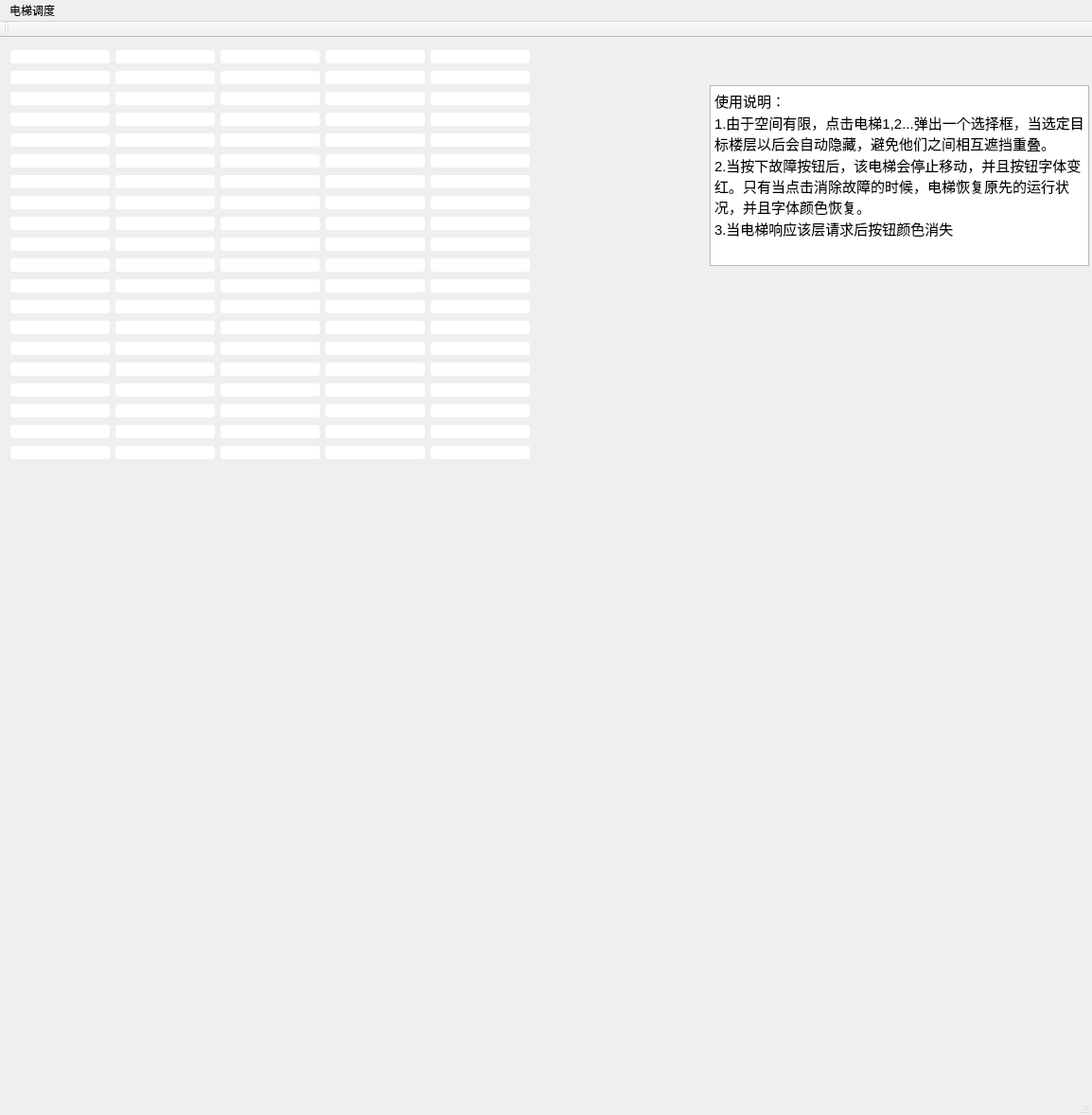
<?xml version="1.0" encoding="UTF-8"?>
<ui version="4.0">
 <class>MainWindow</class>
 <widget class="QMainWindow" name="MainWindow">
  <property name="geometry">
   <rect>
    <x>0</x>
    <y>0</y>
    <width>1154</width>
    <height>1178</height>
   </rect>
  </property>
  <property name="windowTitle">
   <string>MainWindow</string>
  </property>
  <widget class="QWidget" name="centralWidget">
   <widget class="QWidget" name="layoutWidget">
    <property name="geometry">
     <rect>
      <x>0</x>
      <y>0</y>
      <width>571</width>
      <height>461</height>
     </rect>
    </property>
    <layout class="QGridLayout" name="StairCase">
     <item row="0" column="0">
      <widget class="QPushButton" name="StairCase_17">
       <property name="styleSheet">
        <string notr="true">QPushButton { background-color: rgb(255, 255, 255); border-radius: 3px; color: rgb(255, 255, 255); } QPushButton:hover { background-color: rgb(245, 69, 234); }</string>
       </property>
       <property name="text">
        <string/>
       </property>
      </widget>
     </item>
     <item row="0" column="1">
      <widget class="QPushButton" name="StairCase_31">
       <property name="styleSheet">
        <string notr="true">QPushButton { background-color: rgb(255, 255, 255); border-radius: 3px; color: rgb(255, 255, 255); } QPushButton:hover { background-color: rgb(245, 69, 234); }</string>
       </property>
       <property name="text">
        <string/>
       </property>
      </widget>
     </item>
     <item row="0" column="2">
      <widget class="QPushButton" name="StairCase_51">
       <property name="styleSheet">
        <string notr="true">QPushButton { background-color: rgb(255, 255, 255); border-radius: 3px; color: rgb(255, 255, 255); } QPushButton:hover { background-color: rgb(245, 69, 234); }</string>
       </property>
       <property name="text">
        <string/>
       </property>
      </widget>
     </item>
     <item row="0" column="3">
      <widget class="QPushButton" name="StairCase_71">
       <property name="styleSheet">
        <string notr="true">QPushButton { background-color: rgb(255, 255, 255); border-radius: 3px; color: rgb(255, 255, 255); } QPushButton:hover { background-color: rgb(245, 69, 234); }</string>
       </property>
       <property name="text">
        <string/>
       </property>
      </widget>
     </item>
     <item row="0" column="4">
      <widget class="QPushButton" name="StairCase_91">
       <property name="styleSheet">
        <string notr="true">QPushButton { background-color: rgb(255, 255, 255); border-radius: 3px; color: rgb(255, 255, 255); } QPushButton:hover { background-color: rgb(245, 69, 234); }</string>
       </property>
       <property name="text">
        <string/>
       </property>
      </widget>
     </item>
     <item row="1" column="0">
      <widget class="QPushButton" name="StairCase_19">
       <property name="styleSheet">
        <string notr="true">QPushButton { background-color: rgb(255, 255, 255); border-radius: 3px; color: rgb(255, 255, 255); } QPushButton:hover { background-color: rgb(245, 69, 234); }</string>
       </property>
       <property name="text">
        <string/>
       </property>
      </widget>
     </item>
     <item row="1" column="1">
      <widget class="QPushButton" name="StairCase_40">
       <property name="styleSheet">
        <string notr="true">QPushButton { background-color: rgb(255, 255, 255); border-radius: 3px; color: rgb(255, 255, 255); } QPushButton:hover { background-color: rgb(245, 69, 234); }</string>
       </property>
       <property name="text">
        <string/>
       </property>
      </widget>
     </item>
     <item row="1" column="2">
      <widget class="QPushButton" name="StairCase_60">
       <property name="styleSheet">
        <string notr="true">QPushButton { background-color: rgb(255, 255, 255); border-radius: 3px; color: rgb(255, 255, 255); } QPushButton:hover { background-color: rgb(245, 69, 234); }</string>
       </property>
       <property name="text">
        <string/>
       </property>
      </widget>
     </item>
     <item row="1" column="3">
      <widget class="QPushButton" name="StairCase_80">
       <property name="styleSheet">
        <string notr="true">QPushButton { background-color: rgb(255, 255, 255); border-radius: 3px; color: rgb(255, 255, 255); } QPushButton:hover { background-color: rgb(245, 69, 234); }</string>
       </property>
       <property name="text">
        <string/>
       </property>
      </widget>
     </item>
     <item row="1" column="4">
      <widget class="QPushButton" name="StairCase_100">
       <property name="styleSheet">
        <string notr="true">QPushButton { background-color: rgb(255, 255, 255); border-radius: 3px; color: rgb(255, 255, 255); } QPushButton:hover { background-color: rgb(245, 69, 234); }</string>
       </property>
       <property name="text">
        <string/>
       </property>
      </widget>
     </item>
     <item row="2" column="0">
      <widget class="QPushButton" name="StairCase_18">
       <property name="styleSheet">
        <string notr="true">QPushButton { background-color: rgb(255, 255, 255); border-radius: 3px; color: rgb(255, 255, 255); } QPushButton:hover { background-color: rgb(245, 69, 234); }</string>
       </property>
       <property name="text">
        <string/>
       </property>
      </widget>
     </item>
     <item row="2" column="1">
      <widget class="QPushButton" name="StairCase_29">
       <property name="styleSheet">
        <string notr="true">QPushButton { background-color: rgb(255, 255, 255); border-radius: 3px; color: rgb(255, 255, 255); } QPushButton:hover { background-color: rgb(245, 69, 234); }</string>
       </property>
       <property name="text">
        <string/>
       </property>
      </widget>
     </item>
     <item row="2" column="2">
      <widget class="QPushButton" name="StairCase_49">
       <property name="styleSheet">
        <string notr="true">QPushButton { background-color: rgb(255, 255, 255); border-radius: 3px; color: rgb(255, 255, 255); } QPushButton:hover { background-color: rgb(245, 69, 234); }</string>
       </property>
       <property name="text">
        <string/>
       </property>
      </widget>
     </item>
     <item row="2" column="3">
      <widget class="QPushButton" name="StairCase_69">
       <property name="styleSheet">
        <string notr="true">QPushButton { background-color: rgb(255, 255, 255); border-radius: 3px; color: rgb(255, 255, 255); } QPushButton:hover { background-color: rgb(245, 69, 234); }</string>
       </property>
       <property name="text">
        <string/>
       </property>
      </widget>
     </item>
     <item row="2" column="4">
      <widget class="QPushButton" name="StairCase_89">
       <property name="styleSheet">
        <string notr="true">QPushButton { background-color: rgb(255, 255, 255); border-radius: 3px; color: rgb(255, 255, 255); } QPushButton:hover { background-color: rgb(245, 69, 234); }</string>
       </property>
       <property name="text">
        <string/>
       </property>
      </widget>
     </item>
     <item row="3" column="0">
      <widget class="QPushButton" name="StairCase_20">
       <property name="styleSheet">
        <string notr="true">QPushButton { background-color: rgb(255, 255, 255); border-radius: 3px; color: rgb(255, 255, 255); } QPushButton:hover { background-color: rgb(245, 69, 234); }</string>
       </property>
       <property name="text">
        <string/>
       </property>
      </widget>
     </item>
     <item row="3" column="1">
      <widget class="QPushButton" name="StairCase_38">
       <property name="styleSheet">
        <string notr="true">QPushButton { background-color: rgb(255, 255, 255); border-radius: 3px; color: rgb(255, 255, 255); } QPushButton:hover { background-color: rgb(245, 69, 234); }</string>
       </property>
       <property name="text">
        <string/>
       </property>
      </widget>
     </item>
     <item row="3" column="2">
      <widget class="QPushButton" name="StairCase_58">
       <property name="styleSheet">
        <string notr="true">QPushButton { background-color: rgb(255, 255, 255); border-radius: 3px; color: rgb(255, 255, 255); } QPushButton:hover { background-color: rgb(245, 69, 234); }</string>
       </property>
       <property name="text">
        <string/>
       </property>
      </widget>
     </item>
     <item row="3" column="3">
      <widget class="QPushButton" name="StairCase_78">
       <property name="styleSheet">
        <string notr="true">QPushButton { background-color: rgb(255, 255, 255); border-radius: 3px; color: rgb(255, 255, 255); } QPushButton:hover { background-color: rgb(245, 69, 234); }</string>
       </property>
       <property name="text">
        <string/>
       </property>
      </widget>
     </item>
     <item row="3" column="4">
      <widget class="QPushButton" name="StairCase_98">
       <property name="styleSheet">
        <string notr="true">QPushButton { background-color: rgb(255, 255, 255); border-radius: 3px; color: rgb(255, 255, 255); } QPushButton:hover { background-color: rgb(245, 69, 234); }</string>
       </property>
       <property name="text">
        <string/>
       </property>
      </widget>
     </item>
     <item row="4" column="0">
      <widget class="QPushButton" name="StairCase_13">
       <property name="styleSheet">
        <string notr="true">QPushButton { background-color: rgb(255, 255, 255); border-radius: 3px; color: rgb(255, 255, 255); } QPushButton:hover { background-color: rgb(245, 69, 234); }</string>
       </property>
       <property name="text">
        <string/>
       </property>
      </widget>
     </item>
     <item row="4" column="1">
      <widget class="QPushButton" name="StairCase_24">
       <property name="styleSheet">
        <string notr="true">QPushButton { background-color: rgb(255, 255, 255); border-radius: 3px; color: rgb(255, 255, 255); } QPushButton:hover { background-color: rgb(245, 69, 234); }</string>
       </property>
       <property name="text">
        <string/>
       </property>
      </widget>
     </item>
     <item row="4" column="2">
      <widget class="QPushButton" name="StairCase_44">
       <property name="styleSheet">
        <string notr="true">QPushButton { background-color: rgb(255, 255, 255); border-radius: 3px; color: rgb(255, 255, 255); } QPushButton:hover { background-color: rgb(245, 69, 234); }</string>
       </property>
       <property name="text">
        <string/>
       </property>
      </widget>
     </item>
     <item row="4" column="3">
      <widget class="QPushButton" name="StairCase_64">
       <property name="styleSheet">
        <string notr="true">QPushButton { background-color: rgb(255, 255, 255); border-radius: 3px; color: rgb(255, 255, 255); } QPushButton:hover { background-color: rgb(245, 69, 234); }</string>
       </property>
       <property name="text">
        <string/>
       </property>
      </widget>
     </item>
     <item row="4" column="4">
      <widget class="QPushButton" name="StairCase_84">
       <property name="styleSheet">
        <string notr="true">QPushButton { background-color: rgb(255, 255, 255); border-radius: 3px; color: rgb(255, 255, 255); } QPushButton:hover { background-color: rgb(245, 69, 234); }</string>
       </property>
       <property name="text">
        <string/>
       </property>
      </widget>
     </item>
     <item row="5" column="0">
      <widget class="QPushButton" name="StairCase_15">
       <property name="styleSheet">
        <string notr="true">QPushButton { background-color: rgb(255, 255, 255); border-radius: 3px; color: rgb(255, 255, 255); } QPushButton:hover { background-color: rgb(245, 69, 234); }</string>
       </property>
       <property name="text">
        <string/>
       </property>
      </widget>
     </item>
     <item row="5" column="1">
      <widget class="QPushButton" name="StairCase_35">
       <property name="styleSheet">
        <string notr="true">QPushButton { background-color: rgb(255, 255, 255); border-radius: 3px; color: rgb(255, 255, 255); } QPushButton:hover { background-color: rgb(245, 69, 234); }</string>
       </property>
       <property name="text">
        <string/>
       </property>
      </widget>
     </item>
     <item row="5" column="2">
      <widget class="QPushButton" name="StairCase_55">
       <property name="styleSheet">
        <string notr="true">QPushButton { background-color: rgb(255, 255, 255); border-radius: 3px; color: rgb(255, 255, 255); } QPushButton:hover { background-color: rgb(245, 69, 234); }</string>
       </property>
       <property name="text">
        <string/>
       </property>
      </widget>
     </item>
     <item row="5" column="3">
      <widget class="QPushButton" name="StairCase_75">
       <property name="styleSheet">
        <string notr="true">QPushButton { background-color: rgb(255, 255, 255); border-radius: 3px; color: rgb(255, 255, 255); } QPushButton:hover { background-color: rgb(245, 69, 234); }</string>
       </property>
       <property name="text">
        <string/>
       </property>
      </widget>
     </item>
     <item row="5" column="4">
      <widget class="QPushButton" name="StairCase_95">
       <property name="styleSheet">
        <string notr="true">QPushButton { background-color: rgb(255, 255, 255); border-radius: 3px; color: rgb(255, 255, 255); } QPushButton:hover { background-color: rgb(245, 69, 234); }</string>
       </property>
       <property name="text">
        <string/>
       </property>
      </widget>
     </item>
     <item row="6" column="0">
      <widget class="QPushButton" name="StairCase_14">
       <property name="styleSheet">
        <string notr="true">QPushButton { background-color: rgb(255, 255, 255); border-radius: 3px; color: rgb(255, 255, 255); } QPushButton:hover { background-color: rgb(245, 69, 234); }</string>
       </property>
       <property name="text">
        <string/>
       </property>
      </widget>
     </item>
     <item row="6" column="1">
      <widget class="QPushButton" name="StairCase_34">
       <property name="styleSheet">
        <string notr="true">QPushButton { background-color: rgb(255, 255, 255); border-radius: 3px; color: rgb(255, 255, 255); } QPushButton:hover { background-color: rgb(245, 69, 234); }</string>
       </property>
       <property name="text">
        <string/>
       </property>
      </widget>
     </item>
     <item row="6" column="2">
      <widget class="QPushButton" name="StairCase_54">
       <property name="styleSheet">
        <string notr="true">QPushButton { background-color: rgb(255, 255, 255); border-radius: 3px; color: rgb(255, 255, 255); } QPushButton:hover { background-color: rgb(245, 69, 234); }</string>
       </property>
       <property name="text">
        <string/>
       </property>
      </widget>
     </item>
     <item row="6" column="3">
      <widget class="QPushButton" name="StairCase_74">
       <property name="styleSheet">
        <string notr="true">QPushButton { background-color: rgb(255, 255, 255); border-radius: 3px; color: rgb(255, 255, 255); } QPushButton:hover { background-color: rgb(245, 69, 234); }</string>
       </property>
       <property name="text">
        <string/>
       </property>
      </widget>
     </item>
     <item row="6" column="4">
      <widget class="QPushButton" name="StairCase_94">
       <property name="styleSheet">
        <string notr="true">QPushButton { background-color: rgb(255, 255, 255); border-radius: 3px; color: rgb(255, 255, 255); } QPushButton:hover { background-color: rgb(245, 69, 234); }</string>
       </property>
       <property name="text">
        <string/>
       </property>
      </widget>
     </item>
     <item row="7" column="0">
      <widget class="QPushButton" name="StairCase_16">
       <property name="styleSheet">
        <string notr="true">QPushButton { background-color: rgb(255, 255, 255); border-radius: 3px; color: rgb(255, 255, 255); } QPushButton:hover { background-color: rgb(245, 69, 234); }</string>
       </property>
       <property name="text">
        <string/>
       </property>
      </widget>
     </item>
     <item row="7" column="1">
      <widget class="QPushButton" name="StairCase_30">
       <property name="styleSheet">
        <string notr="true">QPushButton { background-color: rgb(255, 255, 255); border-radius: 3px; color: rgb(255, 255, 255); } QPushButton:hover { background-color: rgb(245, 69, 234); }</string>
       </property>
       <property name="text">
        <string/>
       </property>
      </widget>
     </item>
     <item row="7" column="2">
      <widget class="QPushButton" name="StairCase_50">
       <property name="styleSheet">
        <string notr="true">QPushButton { background-color: rgb(255, 255, 255); border-radius: 3px; color: rgb(255, 255, 255); } QPushButton:hover { background-color: rgb(245, 69, 234); }</string>
       </property>
       <property name="text">
        <string/>
       </property>
      </widget>
     </item>
     <item row="7" column="3">
      <widget class="QPushButton" name="StairCase_70">
       <property name="styleSheet">
        <string notr="true">QPushButton { background-color: rgb(255, 255, 255); border-radius: 3px; color: rgb(255, 255, 255); } QPushButton:hover { background-color: rgb(245, 69, 234); }</string>
       </property>
       <property name="text">
        <string/>
       </property>
      </widget>
     </item>
     <item row="7" column="4">
      <widget class="QPushButton" name="StairCase_90">
       <property name="styleSheet">
        <string notr="true">QPushButton { background-color: rgb(255, 255, 255); border-radius: 3px; color: rgb(255, 255, 255); } QPushButton:hover { background-color: rgb(245, 69, 234); }</string>
       </property>
       <property name="text">
        <string/>
       </property>
      </widget>
     </item>
     <item row="8" column="0">
      <widget class="QPushButton" name="StairCase_9">
       <property name="styleSheet">
        <string notr="true">QPushButton { background-color: rgb(255, 255, 255); border-radius: 3px; color: rgb(255, 255, 255); } QPushButton:hover { background-color: rgb(245, 69, 234); }</string>
       </property>
       <property name="text">
        <string/>
       </property>
      </widget>
     </item>
     <item row="8" column="1">
      <widget class="QPushButton" name="StairCase_39">
       <property name="styleSheet">
        <string notr="true">QPushButton { background-color: rgb(255, 255, 255); border-radius: 3px; color: rgb(255, 255, 255); } QPushButton:hover { background-color: rgb(245, 69, 234); }</string>
       </property>
       <property name="text">
        <string/>
       </property>
      </widget>
     </item>
     <item row="8" column="2">
      <widget class="QPushButton" name="StairCase_59">
       <property name="styleSheet">
        <string notr="true">QPushButton { background-color: rgb(255, 255, 255); border-radius: 3px; color: rgb(255, 255, 255); } QPushButton:hover { background-color: rgb(245, 69, 234); }</string>
       </property>
       <property name="text">
        <string/>
       </property>
      </widget>
     </item>
     <item row="8" column="3">
      <widget class="QPushButton" name="StairCase_79">
       <property name="styleSheet">
        <string notr="true">QPushButton { background-color: rgb(255, 255, 255); border-radius: 3px; color: rgb(255, 255, 255); } QPushButton:hover { background-color: rgb(245, 69, 234); }</string>
       </property>
       <property name="text">
        <string/>
       </property>
      </widget>
     </item>
     <item row="8" column="4">
      <widget class="QPushButton" name="StairCase_99">
       <property name="styleSheet">
        <string notr="true">QPushButton { background-color: rgb(255, 255, 255); border-radius: 3px; color: rgb(255, 255, 255); } QPushButton:hover { background-color: rgb(245, 69, 234); }</string>
       </property>
       <property name="text">
        <string/>
       </property>
      </widget>
     </item>
     <item row="9" column="0">
      <widget class="QPushButton" name="StairCase_11">
       <property name="styleSheet">
        <string notr="true">QPushButton { background-color: rgb(255, 255, 255); border-radius: 3px; color: rgb(255, 255, 255); } QPushButton:hover { background-color: rgb(245, 69, 234); }</string>
       </property>
       <property name="text">
        <string/>
       </property>
      </widget>
     </item>
     <item row="9" column="1">
      <widget class="QPushButton" name="StairCase_33">
       <property name="styleSheet">
        <string notr="true">QPushButton { background-color: rgb(255, 255, 255); border-radius: 3px; color: rgb(255, 255, 255); } QPushButton:hover { background-color: rgb(245, 69, 234); }</string>
       </property>
       <property name="text">
        <string/>
       </property>
      </widget>
     </item>
     <item row="9" column="2">
      <widget class="QPushButton" name="StairCase_53">
       <property name="styleSheet">
        <string notr="true">QPushButton { background-color: rgb(255, 255, 255); border-radius: 3px; color: rgb(255, 255, 255); } QPushButton:hover { background-color: rgb(245, 69, 234); }</string>
       </property>
       <property name="text">
        <string/>
       </property>
      </widget>
     </item>
     <item row="9" column="3">
      <widget class="QPushButton" name="StairCase_73">
       <property name="styleSheet">
        <string notr="true">QPushButton { background-color: rgb(255, 255, 255); border-radius: 3px; color: rgb(255, 255, 255); } QPushButton:hover { background-color: rgb(245, 69, 234); }</string>
       </property>
       <property name="text">
        <string/>
       </property>
      </widget>
     </item>
     <item row="9" column="4">
      <widget class="QPushButton" name="StairCase_93">
       <property name="styleSheet">
        <string notr="true">QPushButton { background-color: rgb(255, 255, 255); border-radius: 3px; color: rgb(255, 255, 255); } QPushButton:hover { background-color: rgb(245, 69, 234); }</string>
       </property>
       <property name="text">
        <string/>
       </property>
      </widget>
     </item>
     <item row="10" column="0">
      <widget class="QPushButton" name="StairCase_10">
       <property name="styleSheet">
        <string notr="true">QPushButton { background-color: rgb(255, 255, 255); border-radius: 3px; color: rgb(255, 255, 255); } QPushButton:hover { background-color: rgb(245, 69, 234); }</string>
       </property>
       <property name="text">
        <string/>
       </property>
      </widget>
     </item>
     <item row="10" column="1">
      <widget class="QPushButton" name="StairCase_26">
       <property name="styleSheet">
        <string notr="true">QPushButton { background-color: rgb(255, 255, 255); border-radius: 3px; color: rgb(255, 255, 255); } QPushButton:hover { background-color: rgb(245, 69, 234); }</string>
       </property>
       <property name="text">
        <string/>
       </property>
      </widget>
     </item>
     <item row="10" column="2">
      <widget class="QPushButton" name="StairCase_46">
       <property name="styleSheet">
        <string notr="true">QPushButton { background-color: rgb(255, 255, 255); border-radius: 3px; color: rgb(255, 255, 255); } QPushButton:hover { background-color: rgb(245, 69, 234); }</string>
       </property>
       <property name="text">
        <string/>
       </property>
      </widget>
     </item>
     <item row="10" column="3">
      <widget class="QPushButton" name="StairCase_66">
       <property name="styleSheet">
        <string notr="true">QPushButton { background-color: rgb(255, 255, 255); border-radius: 3px; color: rgb(255, 255, 255); } QPushButton:hover { background-color: rgb(245, 69, 234); }</string>
       </property>
       <property name="text">
        <string/>
       </property>
      </widget>
     </item>
     <item row="10" column="4">
      <widget class="QPushButton" name="StairCase_86">
       <property name="styleSheet">
        <string notr="true">QPushButton { background-color: rgb(255, 255, 255); border-radius: 3px; color: rgb(255, 255, 255); } QPushButton:hover { background-color: rgb(245, 69, 234); }</string>
       </property>
       <property name="text">
        <string/>
       </property>
      </widget>
     </item>
     <item row="11" column="0">
      <widget class="QPushButton" name="StairCase_12">
       <property name="styleSheet">
        <string notr="true">QPushButton { background-color: rgb(255, 255, 255); border-radius: 3px; color: rgb(255, 255, 255); } QPushButton:hover { background-color: rgb(245, 69, 234); }</string>
       </property>
       <property name="text">
        <string/>
       </property>
      </widget>
     </item>
     <item row="11" column="1">
      <widget class="QPushButton" name="StairCase_32">
       <property name="styleSheet">
        <string notr="true">QPushButton { background-color: rgb(255, 255, 255); border-radius: 3px; color: rgb(255, 255, 255); } QPushButton:hover { background-color: rgb(245, 69, 234); }</string>
       </property>
       <property name="text">
        <string/>
       </property>
      </widget>
     </item>
     <item row="11" column="2">
      <widget class="QPushButton" name="StairCase_52">
       <property name="styleSheet">
        <string notr="true">QPushButton { background-color: rgb(255, 255, 255); border-radius: 3px; color: rgb(255, 255, 255); } QPushButton:hover { background-color: rgb(245, 69, 234); }</string>
       </property>
       <property name="text">
        <string/>
       </property>
      </widget>
     </item>
     <item row="11" column="3">
      <widget class="QPushButton" name="StairCase_72">
       <property name="styleSheet">
        <string notr="true">QPushButton { background-color: rgb(255, 255, 255); border-radius: 3px; color: rgb(255, 255, 255); } QPushButton:hover { background-color: rgb(245, 69, 234); }</string>
       </property>
       <property name="text">
        <string/>
       </property>
      </widget>
     </item>
     <item row="11" column="4">
      <widget class="QPushButton" name="StairCase_92">
       <property name="styleSheet">
        <string notr="true">QPushButton { background-color: rgb(255, 255, 255); border-radius: 3px; color: rgb(255, 255, 255); } QPushButton:hover { background-color: rgb(245, 69, 234); }</string>
       </property>
       <property name="text">
        <string/>
       </property>
      </widget>
     </item>
     <item row="12" column="0">
      <widget class="QPushButton" name="StairCase_5">
       <property name="styleSheet">
        <string notr="true">QPushButton { background-color: rgb(255, 255, 255); border-radius: 3px; color: rgb(255, 255, 255); } QPushButton:hover { background-color: rgb(245, 69, 234); }</string>
       </property>
       <property name="text">
        <string/>
       </property>
      </widget>
     </item>
     <item row="12" column="1">
      <widget class="QPushButton" name="StairCase_37">
       <property name="styleSheet">
        <string notr="true">QPushButton { background-color: rgb(255, 255, 255); border-radius: 3px; color: rgb(255, 255, 255); } QPushButton:hover { background-color: rgb(245, 69, 234); }</string>
       </property>
       <property name="text">
        <string/>
       </property>
      </widget>
     </item>
     <item row="12" column="2">
      <widget class="QPushButton" name="StairCase_57">
       <property name="styleSheet">
        <string notr="true">QPushButton { background-color: rgb(255, 255, 255); border-radius: 3px; color: rgb(255, 255, 255); } QPushButton:hover { background-color: rgb(245, 69, 234); }</string>
       </property>
       <property name="text">
        <string/>
       </property>
      </widget>
     </item>
     <item row="12" column="3">
      <widget class="QPushButton" name="StairCase_77">
       <property name="styleSheet">
        <string notr="true">QPushButton { background-color: rgb(255, 255, 255); border-radius: 3px; color: rgb(255, 255, 255); } QPushButton:hover { background-color: rgb(245, 69, 234); }</string>
       </property>
       <property name="text">
        <string/>
       </property>
      </widget>
     </item>
     <item row="12" column="4">
      <widget class="QPushButton" name="StairCase_97">
       <property name="styleSheet">
        <string notr="true">QPushButton { background-color: rgb(255, 255, 255); border-radius: 3px; color: rgb(255, 255, 255); } QPushButton:hover { background-color: rgb(245, 69, 234); }</string>
       </property>
       <property name="text">
        <string/>
       </property>
      </widget>
     </item>
     <item row="13" column="0">
      <widget class="QPushButton" name="StairCase_7">
       <property name="styleSheet">
        <string notr="true">QPushButton { background-color: rgb(255, 255, 255); border-radius: 3px; color: rgb(255, 255, 255); } QPushButton:hover { background-color: rgb(245, 69, 234); }</string>
       </property>
       <property name="text">
        <string/>
       </property>
      </widget>
     </item>
     <item row="13" column="1">
      <widget class="QPushButton" name="StairCase_25">
       <property name="styleSheet">
        <string notr="true">QPushButton { background-color: rgb(255, 255, 255); border-radius: 3px; color: rgb(255, 255, 255); } QPushButton:hover { background-color: rgb(245, 69, 234); }</string>
       </property>
       <property name="text">
        <string/>
       </property>
      </widget>
     </item>
     <item row="13" column="2">
      <widget class="QPushButton" name="StairCase_45">
       <property name="styleSheet">
        <string notr="true">QPushButton { background-color: rgb(255, 255, 255); border-radius: 3px; color: rgb(255, 255, 255); } QPushButton:hover { background-color: rgb(245, 69, 234); }</string>
       </property>
       <property name="text">
        <string/>
       </property>
      </widget>
     </item>
     <item row="13" column="3">
      <widget class="QPushButton" name="StairCase_65">
       <property name="styleSheet">
        <string notr="true">QPushButton { background-color: rgb(255, 255, 255); border-radius: 3px; color: rgb(255, 255, 255); } QPushButton:hover { background-color: rgb(245, 69, 234); }</string>
       </property>
       <property name="text">
        <string/>
       </property>
      </widget>
     </item>
     <item row="13" column="4">
      <widget class="QPushButton" name="StairCase_85">
       <property name="styleSheet">
        <string notr="true">QPushButton { background-color: rgb(255, 255, 255); border-radius: 3px; color: rgb(255, 255, 255); } QPushButton:hover { background-color: rgb(245, 69, 234); }</string>
       </property>
       <property name="text">
        <string/>
       </property>
      </widget>
     </item>
     <item row="14" column="0">
      <widget class="QPushButton" name="StairCase_6">
       <property name="styleSheet">
        <string notr="true">QPushButton { background-color: rgb(255, 255, 255); border-radius: 3px; color: rgb(255, 255, 255); } QPushButton:hover { background-color: rgb(245, 69, 234); }</string>
       </property>
       <property name="text">
        <string/>
       </property>
      </widget>
     </item>
     <item row="14" column="1">
      <widget class="QPushButton" name="StairCase_21">
       <property name="styleSheet">
        <string notr="true">QPushButton { background-color: rgb(255, 255, 255); border-radius: 3px; color: rgb(255, 255, 255); } QPushButton:hover { background-color: rgb(245, 69, 234); }</string>
       </property>
       <property name="text">
        <string/>
       </property>
      </widget>
     </item>
     <item row="14" column="2">
      <widget class="QPushButton" name="StairCase_41">
       <property name="styleSheet">
        <string notr="true">QPushButton { background-color: rgb(255, 255, 255); border-radius: 3px; color: rgb(255, 255, 255); } QPushButton:hover { background-color: rgb(245, 69, 234); }</string>
       </property>
       <property name="text">
        <string/>
       </property>
      </widget>
     </item>
     <item row="14" column="3">
      <widget class="QPushButton" name="StairCase_61">
       <property name="styleSheet">
        <string notr="true">QPushButton { background-color: rgb(255, 255, 255); border-radius: 3px; color: rgb(255, 255, 255); } QPushButton:hover { background-color: rgb(245, 69, 234); }</string>
       </property>
       <property name="text">
        <string/>
       </property>
      </widget>
     </item>
     <item row="14" column="4">
      <widget class="QPushButton" name="StairCase_81">
       <property name="styleSheet">
        <string notr="true">QPushButton { background-color: rgb(255, 255, 255); border-radius: 3px; color: rgb(255, 255, 255); } QPushButton:hover { background-color: rgb(245, 69, 234); }</string>
       </property>
       <property name="text">
        <string/>
       </property>
      </widget>
     </item>
     <item row="15" column="0">
      <widget class="QPushButton" name="StairCase_8">
       <property name="styleSheet">
        <string notr="true">QPushButton { background-color: rgb(255, 255, 255); border-radius: 3px; color: rgb(255, 255, 255); } QPushButton:hover { background-color: rgb(245, 69, 234); }</string>
       </property>
       <property name="text">
        <string/>
       </property>
      </widget>
     </item>
     <item row="15" column="1">
      <widget class="QPushButton" name="StairCase_28">
       <property name="styleSheet">
        <string notr="true">QPushButton { background-color: rgb(255, 255, 255); border-radius: 3px; color: rgb(255, 255, 255); } QPushButton:hover { background-color: rgb(245, 69, 234); }</string>
       </property>
       <property name="text">
        <string/>
       </property>
      </widget>
     </item>
     <item row="15" column="2">
      <widget class="QPushButton" name="StairCase_48">
       <property name="styleSheet">
        <string notr="true">QPushButton { background-color: rgb(255, 255, 255); border-radius: 3px; color: rgb(255, 255, 255); } QPushButton:hover { background-color: rgb(245, 69, 234); }</string>
       </property>
       <property name="text">
        <string/>
       </property>
      </widget>
     </item>
     <item row="15" column="3">
      <widget class="QPushButton" name="StairCase_68">
       <property name="styleSheet">
        <string notr="true">QPushButton { background-color: rgb(255, 255, 255); border-radius: 3px; color: rgb(255, 255, 255); } QPushButton:hover { background-color: rgb(245, 69, 234); }</string>
       </property>
       <property name="text">
        <string/>
       </property>
      </widget>
     </item>
     <item row="15" column="4">
      <widget class="QPushButton" name="StairCase_88">
       <property name="styleSheet">
        <string notr="true">QPushButton { background-color: rgb(255, 255, 255); border-radius: 3px; color: rgb(255, 255, 255); } QPushButton:hover { background-color: rgb(245, 69, 234); }</string>
       </property>
       <property name="text">
        <string/>
       </property>
      </widget>
     </item>
     <item row="16" column="0">
      <widget class="QPushButton" name="StairCase_4">
       <property name="styleSheet">
        <string notr="true">QPushButton { background-color: rgb(255, 255, 255); border-radius: 3px; color: rgb(255, 255, 255); } QPushButton:hover { background-color: rgb(245, 69, 234); }</string>
       </property>
       <property name="text">
        <string/>
       </property>
      </widget>
     </item>
     <item row="16" column="1">
      <widget class="QPushButton" name="StairCase_27">
       <property name="styleSheet">
        <string notr="true">QPushButton { background-color: rgb(255, 255, 255); border-radius: 3px; color: rgb(255, 255, 255); } QPushButton:hover { background-color: rgb(245, 69, 234); }</string>
       </property>
       <property name="text">
        <string/>
       </property>
      </widget>
     </item>
     <item row="16" column="2">
      <widget class="QPushButton" name="StairCase_47">
       <property name="styleSheet">
        <string notr="true">QPushButton { background-color: rgb(255, 255, 255); border-radius: 3px; color: rgb(255, 255, 255); } QPushButton:hover { background-color: rgb(245, 69, 234); }</string>
       </property>
       <property name="text">
        <string/>
       </property>
      </widget>
     </item>
     <item row="16" column="3">
      <widget class="QPushButton" name="StairCase_67">
       <property name="styleSheet">
        <string notr="true">QPushButton { background-color: rgb(255, 255, 255); border-radius: 3px; color: rgb(255, 255, 255); } QPushButton:hover { background-color: rgb(245, 69, 234); }</string>
       </property>
       <property name="text">
        <string/>
       </property>
      </widget>
     </item>
     <item row="16" column="4">
      <widget class="QPushButton" name="StairCase_87">
       <property name="styleSheet">
        <string notr="true">QPushButton { background-color: rgb(255, 255, 255); border-radius: 3px; color: rgb(255, 255, 255); } QPushButton:hover { background-color: rgb(245, 69, 234); }</string>
       </property>
       <property name="text">
        <string/>
       </property>
      </widget>
     </item>
     <item row="17" column="0">
      <widget class="QPushButton" name="StairCase_3">
       <property name="styleSheet">
        <string notr="true">QPushButton { background-color: rgb(255, 255, 255); border-radius: 3px; color: rgb(255, 255, 255); } QPushButton:hover { background-color: rgb(245, 69, 234); }</string>
       </property>
       <property name="text">
        <string/>
       </property>
      </widget>
     </item>
     <item row="17" column="1">
      <widget class="QPushButton" name="StairCase_23">
       <property name="styleSheet">
        <string notr="true">QPushButton { background-color: rgb(255, 255, 255); border-radius: 3px; color: rgb(255, 255, 255); } QPushButton:hover { background-color: rgb(245, 69, 234); }</string>
       </property>
       <property name="text">
        <string/>
       </property>
      </widget>
     </item>
     <item row="17" column="2">
      <widget class="QPushButton" name="StairCase_43">
       <property name="styleSheet">
        <string notr="true">QPushButton { background-color: rgb(255, 255, 255); border-radius: 3px; color: rgb(255, 255, 255); } QPushButton:hover { background-color: rgb(245, 69, 234); }</string>
       </property>
       <property name="text">
        <string/>
       </property>
      </widget>
     </item>
     <item row="17" column="3">
      <widget class="QPushButton" name="StairCase_63">
       <property name="styleSheet">
        <string notr="true">QPushButton { background-color: rgb(255, 255, 255); border-radius: 3px; color: rgb(255, 255, 255); } QPushButton:hover { background-color: rgb(245, 69, 234); }</string>
       </property>
       <property name="text">
        <string/>
       </property>
      </widget>
     </item>
     <item row="17" column="4">
      <widget class="QPushButton" name="StairCase_83">
       <property name="styleSheet">
        <string notr="true">QPushButton { background-color: rgb(255, 255, 255); border-radius: 3px; color: rgb(255, 255, 255); } QPushButton:hover { background-color: rgb(245, 69, 234); }</string>
       </property>
       <property name="text">
        <string/>
       </property>
      </widget>
     </item>
     <item row="18" column="0">
      <widget class="QPushButton" name="StairCase_2">
       <property name="styleSheet">
        <string notr="true">QPushButton { background-color: rgb(255, 255, 255); border-radius: 3px; color: rgb(255, 255, 255); } QPushButton:hover { background-color: rgb(245, 69, 234); }</string>
       </property>
       <property name="text">
        <string/>
       </property>
      </widget>
     </item>
     <item row="18" column="1">
      <widget class="QPushButton" name="StairCase_36">
       <property name="styleSheet">
        <string notr="true">QPushButton { background-color: rgb(255, 255, 255); border-radius: 3px; color: rgb(255, 255, 255); } QPushButton:hover { background-color: rgb(245, 69, 234); }</string>
       </property>
       <property name="text">
        <string/>
       </property>
      </widget>
     </item>
     <item row="18" column="2">
      <widget class="QPushButton" name="StairCase_56">
       <property name="styleSheet">
        <string notr="true">QPushButton { background-color: rgb(255, 255, 255); border-radius: 3px; color: rgb(255, 255, 255); } QPushButton:hover { background-color: rgb(245, 69, 234); }</string>
       </property>
       <property name="text">
        <string/>
       </property>
      </widget>
     </item>
     <item row="18" column="3">
      <widget class="QPushButton" name="StairCase_76">
       <property name="styleSheet">
        <string notr="true">QPushButton { background-color: rgb(255, 255, 255); border-radius: 3px; color: rgb(255, 255, 255); } QPushButton:hover { background-color: rgb(245, 69, 234); }</string>
       </property>
       <property name="text">
        <string/>
       </property>
      </widget>
     </item>
     <item row="18" column="4">
      <widget class="QPushButton" name="StairCase_96">
       <property name="styleSheet">
        <string notr="true">QPushButton { background-color: rgb(255, 255, 255); border-radius: 3px; color: rgb(255, 255, 255); } QPushButton:hover { background-color: rgb(245, 69, 234); }</string>
       </property>
       <property name="text">
        <string/>
       </property>
      </widget>
     </item>
     <item row="19" column="0">
      <widget class="QPushButton" name="StairCase_1">
       <property name="styleSheet">
        <string notr="true">QPushButton { background-color: rgb(255, 255, 255); border-radius: 3px; color: rgb(255, 255, 255); } QPushButton:hover { background-color: rgb(245, 69, 234); }</string>
       </property>
       <property name="text">
        <string/>
       </property>
      </widget>
     </item>
     <item row="19" column="1">
      <widget class="QPushButton" name="StairCase_22">
       <property name="styleSheet">
        <string notr="true">QPushButton { background-color: rgb(255, 255, 255); border-radius: 3px; color: rgb(255, 255, 255); } QPushButton:hover { background-color: rgb(245, 69, 234); }</string>
       </property>
       <property name="text">
        <string/>
       </property>
      </widget>
     </item>
     <item row="19" column="2">
      <widget class="QPushButton" name="StairCase_42">
       <property name="styleSheet">
        <string notr="true">QPushButton { background-color: rgb(255, 255, 255); border-radius: 3px; color: rgb(255, 255, 255); } QPushButton:hover { background-color: rgb(245, 69, 234); }</string>
       </property>
       <property name="text">
        <string/>
       </property>
      </widget>
     </item>
     <item row="19" column="3">
      <widget class="QPushButton" name="StairCase_62">
       <property name="styleSheet">
        <string notr="true">QPushButton { background-color: rgb(255, 255, 255); border-radius: 3px; color: rgb(255, 255, 255); } QPushButton:hover { background-color: rgb(245, 69, 234); }</string>
       </property>
       <property name="text">
        <string/>
       </property>
      </widget>
     </item>
     <item row="19" column="4">
      <widget class="QPushButton" name="StairCase_82">
       <property name="styleSheet">
        <string notr="true">QPushButton { background-color: rgb(255, 255, 255); border-radius: 3px; color: rgb(255, 255, 255); } QPushButton:hover { background-color: rgb(245, 69, 234); }</string>
       </property>
       <property name="text">
        <string/>
       </property>
      </widget>
     </item>
    </layout>
   </widget>
   <widget class="QTextEdit" name="textEdit">
    <property name="geometry">
     <rect>
      <x>750</x>
      <y>50</y>
      <width>401</width>
      <height>191</height>
     </rect>
    </property>
    <property name="html">
     <string>&lt;!DOCTYPE HTML PUBLIC &quot;-//W3C//DTD HTML 4.0//EN&quot; &quot;http://www.w3.org/TR/REC-html40/strict.dtd&quot;&gt;
&lt;html&gt;&lt;head&gt;&lt;meta name=&quot;qrichtext&quot; content=&quot;1&quot; /&gt;&lt;style type=&quot;text/css&quot;&gt;
p, li { white-space: pre-wrap; }
&lt;/style&gt;&lt;/head&gt;&lt;body style=&quot; font-family:'SimSun'; font-size:9pt; font-weight:400; font-style:normal;&quot;&gt;
&lt;p style=&quot; margin-top:0px; margin-bottom:0px; margin-left:0px; margin-right:0px; -qt-block-indent:0; text-indent:0px;&quot;&gt;&lt;span style=&quot; font-size:11pt;&quot;&gt;使用说明：&lt;/span&gt;&lt;/p&gt;
&lt;p style=&quot; margin-top:0px; margin-bottom:0px; margin-left:0px; margin-right:0px; -qt-block-indent:0; text-indent:0px;&quot;&gt;&lt;span style=&quot; font-size:11pt;&quot;&gt;1.由于空间有限，点击电梯1,2...弹出一个选择框，当选定目标楼层以后会自动隐藏，避免他们之间相互遮挡重叠。&lt;/span&gt;&lt;/p&gt;
&lt;p style=&quot; margin-top:0px; margin-bottom:0px; margin-left:0px; margin-right:0px; -qt-block-indent:0; text-indent:0px;&quot;&gt;&lt;span style=&quot; font-size:11pt;&quot;&gt;2.当按下故障按钮后，该电梯会停止移动，并且按钮字体变红。只有当点击消除故障的时候，电梯恢复原先的运行状况，并且字体颜色恢复。&lt;/span&gt;&lt;/p&gt;
&lt;p style=&quot; margin-top:0px; margin-bottom:0px; margin-left:0px; margin-right:0px; -qt-block-indent:0; text-indent:0px;&quot;&gt;&lt;span style=&quot; font-size:11pt;&quot;&gt;3.当电梯响应该层请求后按钮颜色消失&lt;/span&gt;&lt;/p&gt;&lt;/body&gt;&lt;/html&gt;</string>
    </property>
   </widget>
  </widget>
  <widget class="QMenuBar" name="menuBar">
   <property name="geometry">
    <rect>
     <x>0</x>
     <y>0</y>
     <width>1154</width>
     <height>26</height>
    </rect>
   </property>
   <widget class="QMenu" name="menu">
    <property name="title">
     <string>电梯调度</string>
    </property>
    <addaction name="actionClear"/>
   </widget>
   <addaction name="menu"/>
  </widget>
  <widget class="QToolBar" name="mainToolBar">
   <attribute name="toolBarArea">
    <enum>TopToolBarArea</enum>
   </attribute>
   <attribute name="toolBarBreak">
    <bool>false</bool>
   </attribute>
  </widget>
  <widget class="QStatusBar" name="statusBar"/>
  <action name="actionClear">
   <property name="text">
    <string>Clear</string>
   </property>
  </action>
 </widget>
 <layoutdefault spacing="6" margin="11"/>
 <resources/>
 <connections/>
</ui>
